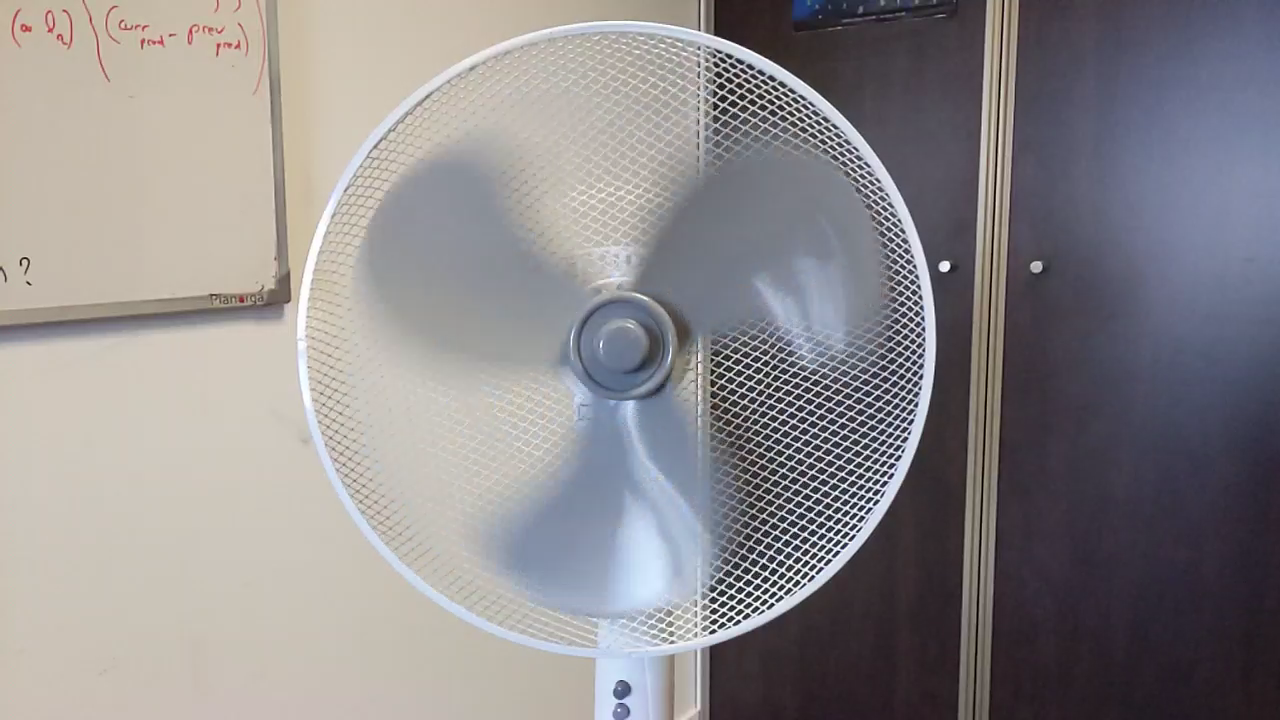
%> input picture mainmatter/figures/2_event_cameras/fan_rgb_vs_evts/fan_rgb/frames/frame1.png, 1280 x 720 px
$ octave plot_frames.m   (GNU Octave 9; MATLAB toolbox functions it lacks are replaced by stand-ins)
%> lines starting %> are read from the running program, lines starting %| are printed output that depends on the picture
% This script can be used to plot in 3D the frames for the "fan" sequence.
% Note: tested only in MATLAB R2023a
% Note: for the created image to render correctly, you may have to run this
% script twice, without closing the figure window

% This script was inspired by:
% https://fr.mathworks.com/matlabcentral/answers/300826-how-do-i-insert-an-image-in-my-2-d-and-3-d-plots-in-matlab-8-2-r2013b#answer_232714

% We begin by loading the frames
img1 = imread('frames/frame1.png');
%> img1 is the input picture: size 720x1280x3 uint8; mean R, G, B 141.8, 138.1, 139.7
img2 = imread('frames/frame2.png');
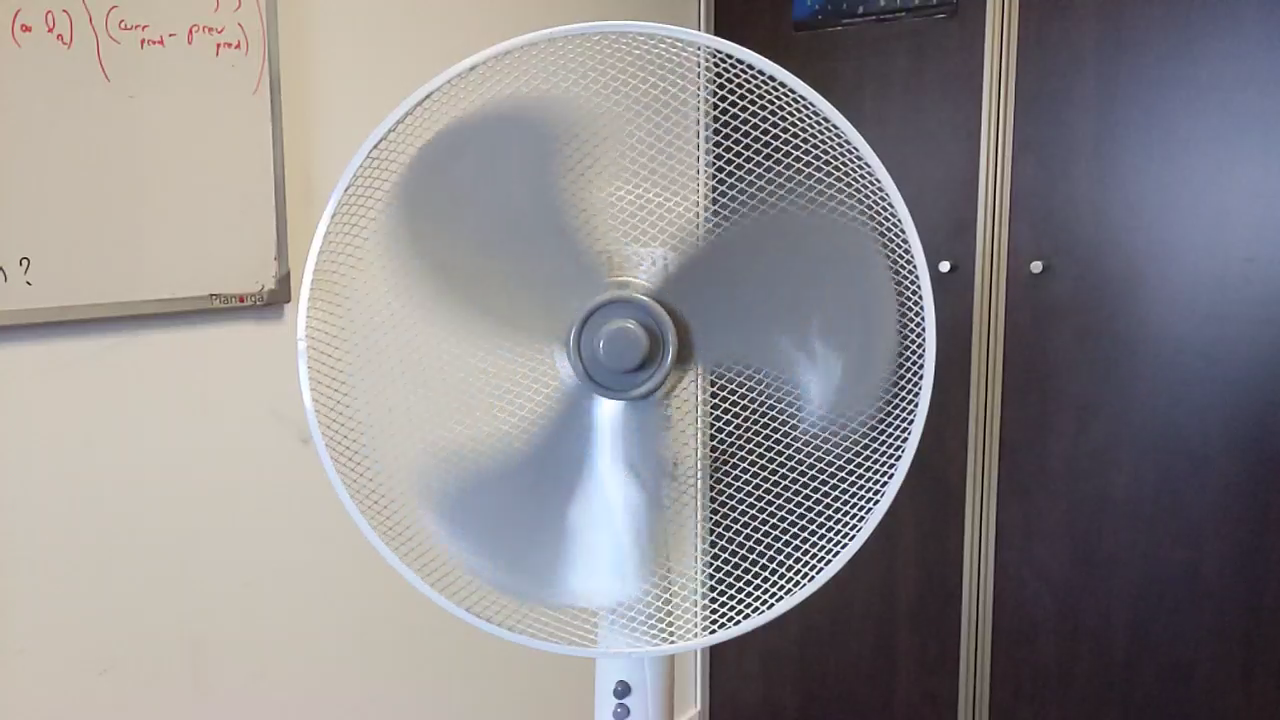
%> input picture mainmatter/figures/2_event_cameras/fan_rgb_vs_evts/fan_rgb/frames/frame2.png, 1280 x 720 px
%> img2 is the input picture: size 720x1280x3 uint8; mean R, G, B 142.2, 138.6, 140.3
img3 = imread('frames/frame3.png');
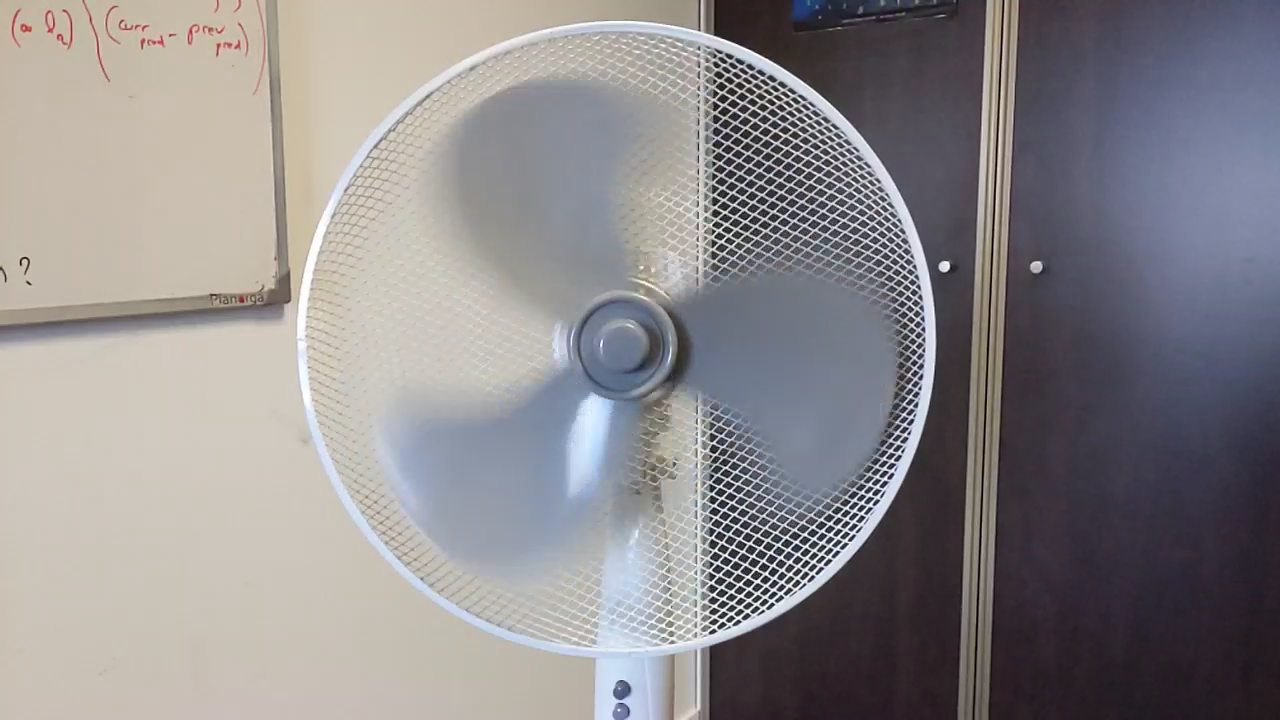
%> input picture mainmatter/figures/2_event_cameras/fan_rgb_vs_evts/fan_rgb/frames/frame3.png, 1280 x 720 px
%> img3 is the input picture: size 720x1280x3 uint8; mean R, G, B 141.4, 137.8, 139.6
img4 = imread('frames/frame4.png');
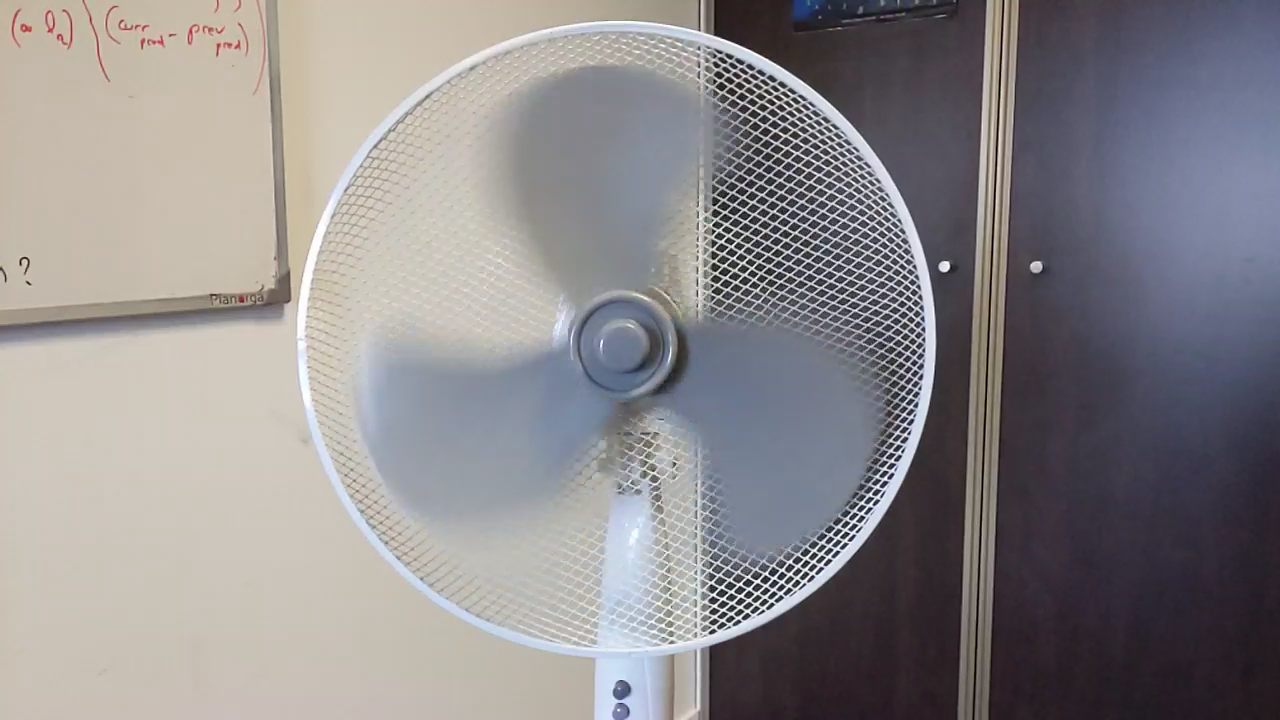
%> input picture mainmatter/figures/2_event_cameras/fan_rgb_vs_evts/fan_rgb/frames/frame4.png, 1280 x 720 px
%> img4 is the input picture: size 720x1280x3 uint8; mean R, G, B 141, 137.4, 139.1

% We set the x, y, and t coordinates for plotting the frames
xImage = [0 1280; 0 1280];
yImage = [0 0; 720 720];
tImage1 = [0 0; 0 0];
tImage2 = [10/3 10/3; 10/3 10/3];
tImage3 = [20/3 20/3; 20/3 20/3];
tImage4 = [10 10; 10 10];

% We plot the 4 frames
surf(xImage, tImage1, yImage, 'CData', img1, 'FaceColor','texturemap');
hold on;
surf(xImage, tImage2, yImage, 'CData', img2, 'FaceColor','texturemap');
surf(xImage, tImage3, yImage, 'CData', img3, 'FaceColor','texturemap');
surf(xImage, tImage4, yImage, 'CData', img4, 'FaceColor','texturemap');
hold off;


% We configure the axis / the view to make the figure look as we want
ax = gca;
% We set the font to Palatino
set(ax, 'fontname', 'palatino');
% We set the axis labels
xlabel('x (px)');
ylabel('t (ms)');
zlabel('y (px)');
% We set the axis limits
axis([0 1280 0 10 0 720]);
% We set the ticks
set(ax, 'XTick', 0:320:1280);
set(ax, 'YTick', 0:10/6:10);
set(ax, 'ZTick', 0:360:720);
% We invert the "y" axis
set(ax, 'zdir', 'reverse');
% We move the "t" axis to the top left
ax.YRuler.FirstCrossoverValue = 0;
ax.YRuler.SecondCrossoverValue = 0;
% We set the aspect ration and view point
daspect([1 0.00075 1]);
view(5, 5);

% We save the generated plot as an image or as vector graphics (choose the
% one you prefer)
set(gcf, 'Units', 'centimeters', 'OuterPosition', [0 0 15 30]);
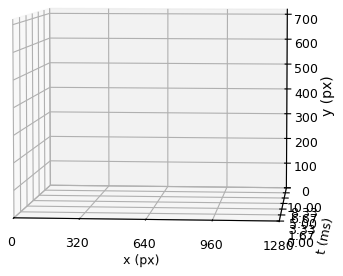
%> figure redrawn from the program's plot data
%exportgraphics(gcf, 'plotted_frames.png');
exportgraphics(gcf, 'plotted_frames.pdf', 'ContentType', 'vector');
